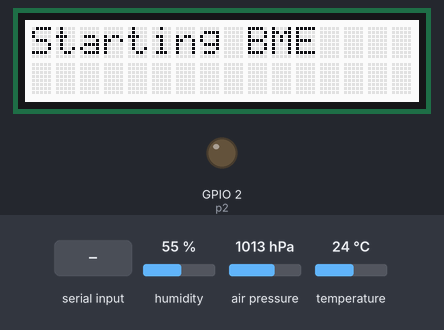
Simulated run of this program. Board: ESP32 board running MicroPython. On the bench: 16×2 character LCD, output pins drawn as LEDs (lit = HIGH). The inputs (shaded band) are chosen by the test bench; at power-on: humidity 55 %, air pressure 1013 hPa, temperature 24 °C. Library files of the repository ran but are not shown: bme280_float.py; what the program prints to the serial console is not drawn.

Above: at 2.2 s.
2.3 s: "1\n" received over the second serial link
At 3.5 s:
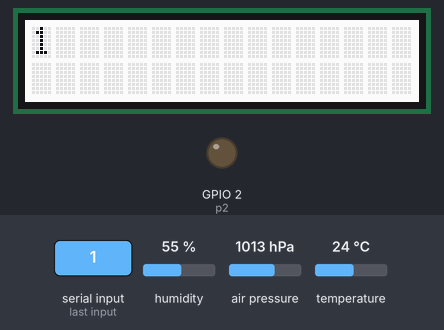
3.9 s: "0\n" received over the second serial link
At 4.7 s:
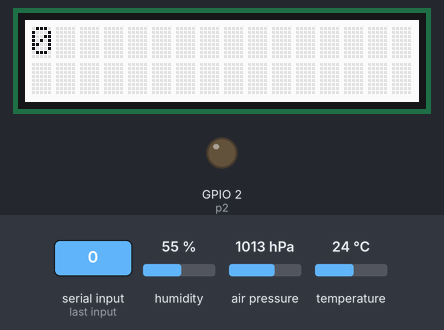
Timing chart, 0 to 6.9 s (numbered marks = the images above; inputs shaded):
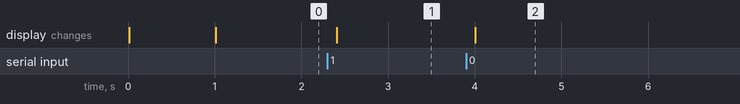

Measured:
- after the input at 2.3 s, the display: changes after 0.11 s (image 1)
- after the input at 3.9 s, the display: changes after 0.11 s (image 2)

The program:

serial_repl_bme_lcd.py
```python
import time
import machine
import select
import sys
import i2c_lcd
import bme280_float as bme280

print("UART")
p2 = machine.Pin(2, machine.Pin.OUT)
uart = machine.UART(2, 9600)
i2c = machine.SoftI2C(sda=machine.Pin(21), scl=machine.Pin(22))
lcd = i2c_lcd.Display(i2c)
lcd.color(0,0,255)
lcd.home()
lcd.write("Starting BME    ")
bme = bme280.BME280(i2c=i2c)
uart.write(f"Starting\n")
lcd.write("Starting       ")
time.sleep_ms(1000)
lcd.color(255,255,255)

while True:
    if uart.any() > 0:
        time.sleep_ms(100)
        s = uart.readline().decode().strip()
        print(f"Receive {s}")
        lcd.move(0,0)
        lcd.write(s + "               ")
        temp, pre, hum = bme.read_compensated_data(result = None)
        print(f"Send {temp}")
        uart.write(f"Temp: {temp}\n")
        time.sleep_ms(100)
```
